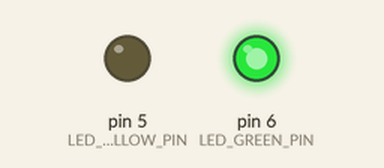
The sketch below on a simulated Arduino Uno, built with avr-gcc and run on an emulated ATmega328P. Parts: output pins drawn as LEDs (lit = HIGH). No radio packets arrive unless stated; what the sketch prints to the serial monitor is not drawn.

Above: at 1.05 s.
Timing chart, 0 to 4.0 s (numbered marks = the images above):
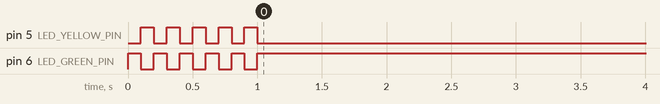

The sketch:

Recieve-simple.ino
```cpp
/*
   ______               _                  _///  _           _                   _
  /   _  \             (_)                |  __\| |         | |                 (_)
  |  [_|  |__  ___  ___ _  ___  _ __      | |__ | | ___  ___| |_ _ __ ___  _ __  _  ___  _   _  ___
  |   ___/ _ \| __|| __| |/ _ \| '_ \_____|  __|| |/ _ \/  _|  _| '__/   \| '_ \| |/   \| | | |/ _ \
  |  |  | ( ) |__ ||__ | | ( ) | | | |____| |__ | |  __/| (_| |_| | | (_) | | | | | (_) | |_| |  __/
  \__|   \__,_|___||___|_|\___/|_| [_|    \____/|_|\___|\____\__\_|  \___/|_| |_|_|\__  |\__,_|\___|
                                                                                      | |
                                                                                      \_|
  Fichier:      HelloWorldNRF24L01-Emetteur
  Description:  Emission d'un "Hello World" via un NRF24L01
  Auteur:       Passion-Électronique

  Librairie utilisée : https://github.com/nRF24/RF24

  Créé le 19.03.2021
*/

// 110 >>>>>>>>>>>
#include <SPI.h>
#include <RF24.h>

#define pinCE   8           // On associe la broche "CE" du NRF24L01 à la sortie digitale D7 de l'arduino
#define pinCSN  7             // On associe la broche "CSN" du NRF24L01 à la sortie digitale D8 de l'arduino
#define tunnel  "PIPE1"       // On définit un "nom de tunnel" (5 caractères), pour pouvoir communiquer d'un NRF24 à l'autre

RF24 radio(pinCE, pinCSN);    // Instanciation du NRF24L01

const byte adresse[6] = tunnel;               // Mise au format "byte array" du nom du tunnel
const char message[] = "Hello World !!!";     // Message à transmettre à l'autre NRF24 (32 caractères maxi, avec cette librairie)

#define LED_GREEN_PIN 6
#define LED_YELLOW_PIN 5

void setup() {
  Serial.begin(9600);

  pinMode(LED_GREEN_PIN, OUTPUT);
  pinMode(LED_YELLOW_PIN, OUTPUT);

  for (int i=0; i < 5; i++) {
    digitalWrite(LED_GREEN_PIN, HIGH);
    delay(100);
    digitalWrite(LED_GREEN_PIN, LOW);

    digitalWrite(LED_YELLOW_PIN, HIGH);
    delay(100);
    digitalWrite(LED_YELLOW_PIN, LOW);
    Serial.println(i);
  }
  digitalWrite(LED_GREEN_PIN, HIGH);

  radio.begin();                      // Initialisation du module NRF24
  radio.openWritingPipe(adresse);     // Ouverture du tunnel en ÉCRITURE, avec le "nom" qu'on lui a donné
  radio.setPALevel(RF24_PA_MIN);      // Sélection d'un niveau "MINIMAL" pour communiquer (pas besoin d'une forte puissance, pour nos essais)
  radio.stopListening();              // Arrêt de l'écoute du NRF24 (signifiant qu'on va émettre, et non recevoir, ici)
}

void loop() {
  radio.write(&message, sizeof(message));     // Envoi de notre message
  Serial.print(">>>>>>< send: ");
  Serial.println(message);
  //delay(50);                                // … toutes les secondes !
  digitalWrite(LED_YELLOW_PIN, LOW);
  delay(50);
  digitalWrite(LED_YELLOW_PIN, HIGH);
}
```
